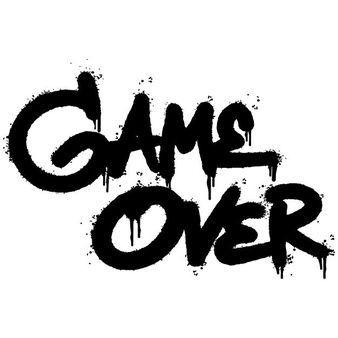
#> input picture images/watermark.jpeg, 338 x 338 px
$ python -i intensity_transforms.py   (imports and definitions only)
#> lines starting #> are read from the running program, lines starting #| are printed output that depends on the picture
import numpy as np
from PIL import Image

def log_transform(img, c):
    img_array = np.array(img, dtype=np.float32)  # Use float for precision in log calculation
    log_transformed_image = c * np.log1p(img_array)  # np.log1p is more precise for small values
    log_transformed_image = np.clip(log_transformed_image, 0, 255).astype(np.uint8)  # Clip values and convert to uint8
    return Image.fromarray(log_transformed_image)

def power_law_transform(img, g):
    img_array = np.array(img, dtype=np.float32) / 255.0  # Normalize and ensure float32 for precision
    gamma_corrected_image = np.power(img_array, g) * 255.0
    gamma_corrected_image = np.clip(gamma_corrected_image, 0, 255).astype(np.uint8)  # Clip values and convert to uint8
    return Image.fromarray(gamma_corrected_image)

def negative_of_image(img):
    if img.mode == 'RGBA':
        # Separate the alpha channel
        r, g, b, a = img.split()
        rgb_image = Image.merge('RGB', (r, g, b))

        # Invert the RGB channels
        inverted_rgb_array = 255 - np.array(rgb_image)
        inverted_rgb_image = Image.fromarray(inverted_rgb_array)

        # Merge back the alpha channel
        result = Image.merge('RGBA', (*inverted_rgb_image.split(), a))
    else:
        img_array = np.array(img)
        negative_image_array = 255 - img_array
        result = Image.fromarray(negative_image_array)

    return result

>>> from PIL import Image
>>> picture = Image.open('../images/watermark.jpeg')
#> picture is the input picture: PIL image 338x338 RGB; min 0, max 255, mean 196.6
>>> result = negative_of_image(picture)
#> in negative_of_image, `negative_image_array = 255 - img_array`:
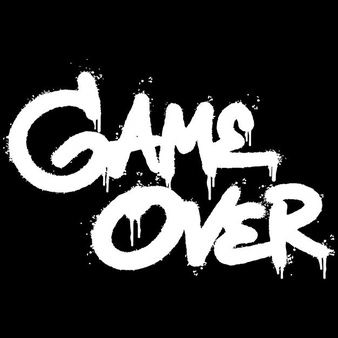
#> negative_image_array: shape (338, 338, 3); min 0, max 255, mean 58.4
